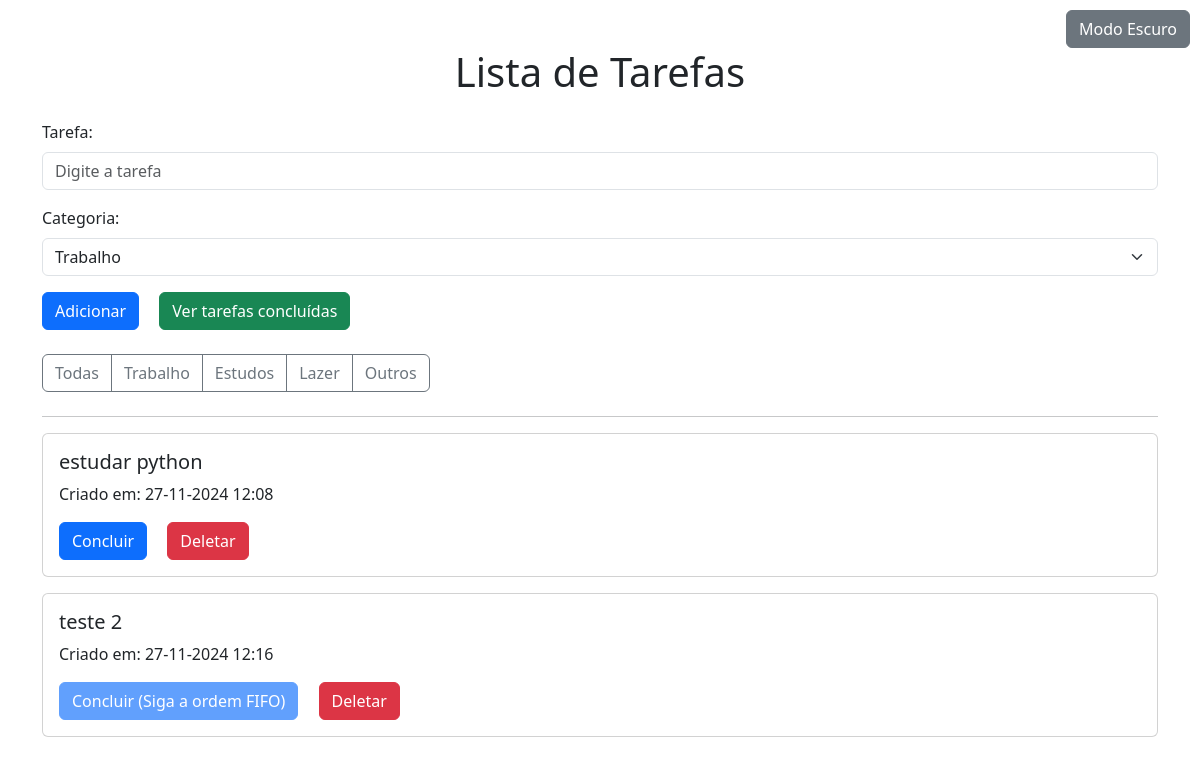
/filtro/Trabalho, run on the app's committed database.
### app.py (models this page shows)
class TarefasPendentes(db.Model):
    id = db.Column(db.Integer, primary_key=True)
    titulo = db.Column(db.String(100))
    criadoEm = db.Column(db.DateTime, default=datetime.utcnow)
    categoria = db.Column(db.String(50))

### app.py (the view)
@app.route('/filtro/<categoria>', methods=['GET'])
def filtro(categoria):
    if categoria == "Todas":
        listaTarefas = TarefasPendentes.query.all()  # Mostrar todas as tarefas
    else:
        listaTarefas = TarefasPendentes.query.filter_by(categoria=categoria).all()  # Filtra pela categoria específica
    return render_template('index.html', listaTarefas=listaTarefas)

### templates/index.html (shortened to what this page needs)
<!DOCTYPE html>
<html lang="pt-br">
<head>
    <link href="https://cdn.jsdelivr.net/npm/bootstrap@5.3.3/dist/css/bootstrap.min.css" rel="stylesheet">
</head>
<body data-bs-theme="light">
    <div class="container mt-5">
        <h1 class="text-center mb-4">Lista de Tarefas</h1>
        <button id="theme-toggle" class="btn btn-secondary position-absolute" style="top: 10px; right: 10px;">
            Modo Escuro
        </button>
        <form action="/adicionar" method="post">
            <div class="mb-3">
                <label for="nomeTarefa" class="form-label">Tarefa:</label>
                <input type="text" name="nomeTarefa" class="form-control" placeholder="Digite a tarefa" required>
            </div>
            <div class="mb-3">
                <label for="categoria" class="form-label">Categoria:</label>
                <select name="categoria" class="form-select">
                    <option value="Trabalho">Trabalho</option>
                </select>
            </div>
            <button type="submit" class="btn btn-primary">Adicionar</button>
            <a class="btn btn-success ms-3" href="/tarefasConcluidas">Ver tarefas concluídas</a>
        </form>
        <div class="my-4">
            <div class="btn-group" role="group">
                <a href="/" class="btn btn-outline-secondary">Todas</a>
                <a href="/filtro/Trabalho" class="btn btn-outline-secondary">Trabalho</a>
                <a href="/filtro/Estudos" class="btn btn-outline-secondary">Estudos</a>
                <a href="/filtro/Lazer" class="btn btn-outline-secondary">Lazer</a>
                <a href="/filtro/Outros" class="btn btn-outline-secondary">Outros</a>
            </div>
        </div>
        <hr>
        {% for tarefa in listaTarefas %}
        <div class="card mb-3">
            <div class="card-body">
                <h5 class="card-title">{{ tarefa['titulo'] }}</h5>
                <p class="card-text">Criado em: {{ tarefa['criadoEm'].strftime('%d-%m-%Y %H:%M') }}</p>
                {% if loop.index0 == 0 %}
                <a class="btn btn-primary" href="/concluir/{{ loop.index0 }}">Concluir</a>
                {% else %}
                <button class="btn btn-primary" disabled>Concluir (Siga a ordem FIFO)</button>
                {% endif %}
                <a class="btn btn-danger ms-3" href="/deletar_pendente/{{ tarefa['id'] }}">Deletar</a>
            </div>
        </div>
        {% else %}
        <div class="alert alert-info">
            <p>Não há tarefas pendentes.</p>
        </div>
        {% endfor %}
    </div>
</body>
</html>

### data on the page
TarefasPendentes: titulo "estudar python", criadoEm "27-11-2024 12:08"
TarefasPendentes: titulo "teste 2", criadoEm "27-11-2024 12:16", shows "Concluir (Siga a ordem FIFO)"
